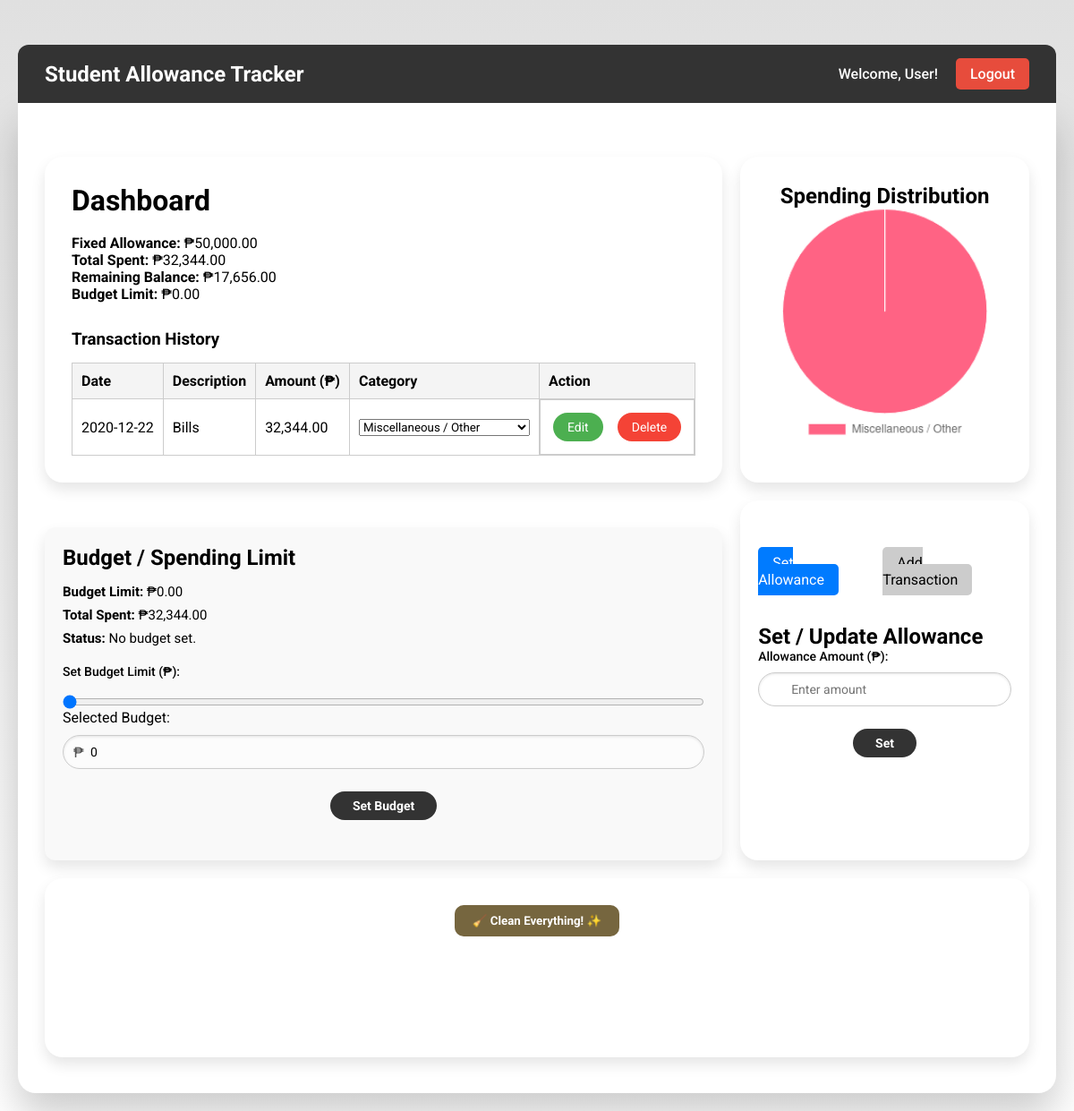
Before: /dashboard.php (signed in) with the older database file.
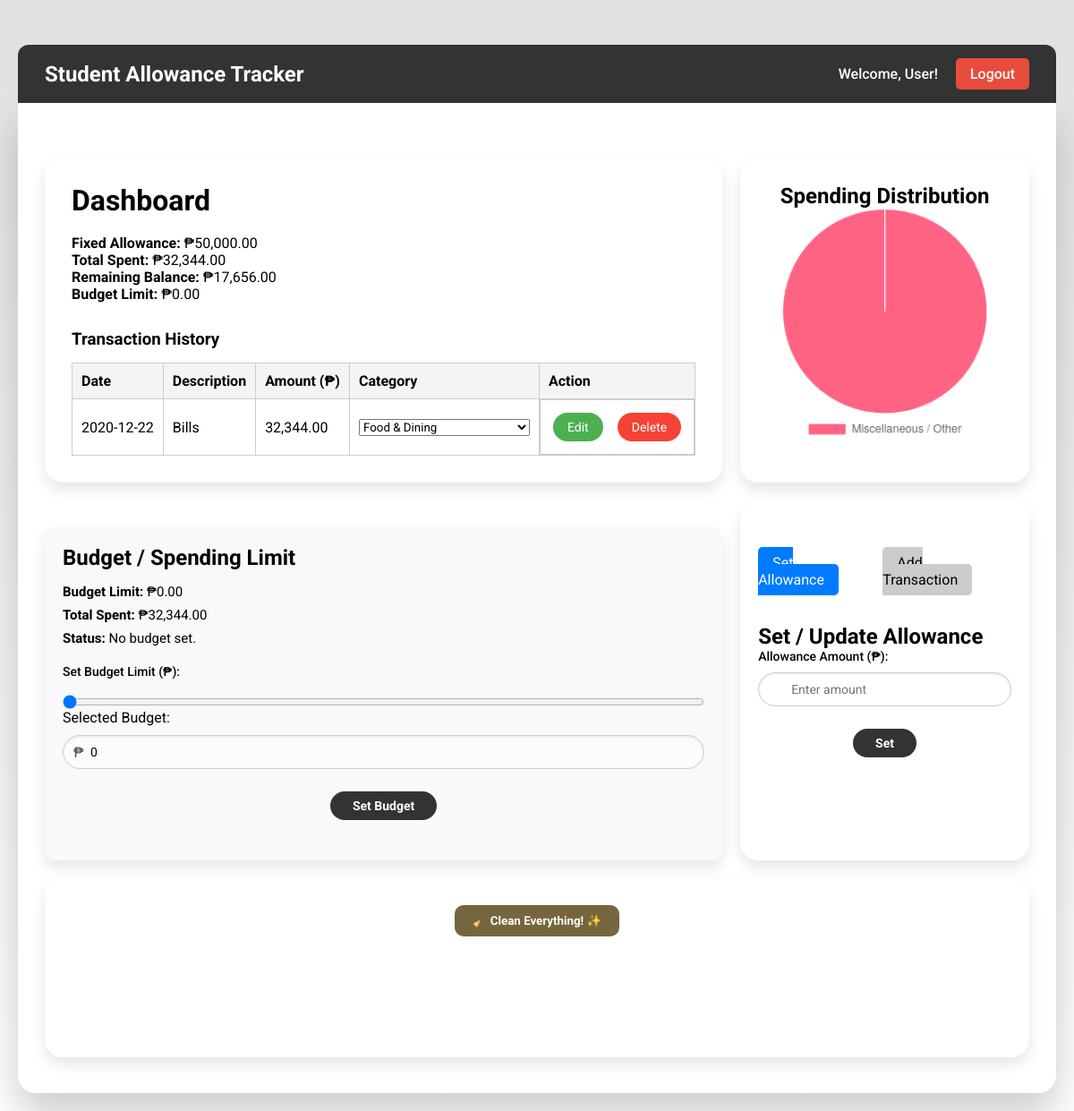
After: the same page with the newer database file.
### tables this page shows
CREATE TABLE `allowance` (
  `id` int(11) NOT NULL,
  `user_id` int(11) NOT NULL,
  `amount` decimal(10,2) NOT NULL,
  `period` enum('daily','weekly','monthly') DEFAULT 'monthly'
);

CREATE TABLE `transactions` (
  `id` int(11) NOT NULL,
  `user_id` int(11) NOT NULL,
  `date` date NOT NULL,
  `description` varchar(255) NOT NULL,
  `amount` decimal(10,2) NOT NULL,
  `category` varchar(255) NOT NULL,
  `created_at` timestamp NOT NULL DEFAULT current_timestamp()
);

### dashboard.php (the view, shortened to what this page needs)
<?php
    include_once("connect.php");
    $user_id = $_SESSION['user_id'];
    $name = $_SESSION['name'] ?? 'User';
    $result = mysqli_query($conn, "SELECT SUM(amount) AS total FROM transactions WHERE user_id = $user_id");
    $row = mysqli_fetch_assoc($result);
    $total_spent = $row['total'] ?? 0;
    $result = mysqli_query($conn, "SELECT amount FROM allowance WHERE user_id = $user_id");
    $row = mysqli_fetch_assoc($result);
    $allowance = $row['amount'] ?? 0;
    $remaining = $allowance - $total_spent;
    $result = mysqli_query($conn, "SELECT amount FROM budget WHERE user_id = $user_id");
    $row = mysqli_fetch_assoc($result);
    $budget = $row['amount'] ?? 0;
    $over_budget = ($remaining < $budget) && ($budget > 0);
?>
<!DOCTYPE html>
<html lang="en">
<head>
    <link rel="stylesheet" href="design_dashboard.css">
</head>
<body>
    <div class="pageWrapper">
        <div class="mainContainer">
            <nav class="navbar">
                <div class="logo">Student Allowance Tracker</div>
                <div class="nav-right">
                    <span class="welcome-msg">Welcome, <?php echo htmlspecialchars($name); ?>!</span>
                    <a href="logout.php" class="logout-btn">Logout</a>
                </div>
            </nav>
            <div class="container">
                <div class="gridDraggableArea" id="gridDraggable">
                    <div class="box dashboardBox">
                        <h1>Dashboard</h1> <br>
                        <div class="stats">
                            <p><strong>Fixed Allowance:</strong> ₱<?php echo number_format($allowance, 2); ?></p>
                            <p><strong>Total Spent:</strong> ₱<?php echo number_format($total_spent, 2); ?></p>
                            <p><strong>Remaining Balance:</strong> ₱<?php echo number_format($remaining, 2); ?></p>
                            <p><strong>Budget Limit:</strong> ₱<?php echo number_format($budget, 2); ?></p>
                        </div>
                        <h3 style="margin-top: 30px;">Transaction History</h3>
                        <div class="table-wrapper">
                            <table>
                                <tr>
                                    <th>Date</th>
                                    <th>Description</th>
                                    <th>Amount (₱)</th>
                                    <th>Category</th>
                                    <th>Action</th>
                                </tr>
                                <?php
                                $transactions = mysqli_query($conn, "SELECT id, date, description, amount, category FROM transactions WHERE user_id = $user_id ORDER BY date DESC");
                                if (mysqli_num_rows($transactions) > 0) {
                                    $categoryOptions = [
                                        "Food & Dining",
                                        "Transportation",
                                        "Education & School Supplies",
                                        "Personal Care & Wellness",
                                        "Entertainment & Recreation",
                                        "Medical & Health",
                                        "Utilities & Bills",
                                        "Miscellaneous / Other"
                                    ];
                                    while ($row = mysqli_fetch_assoc($transactions)) {
                                        $id = $row['id'];
                                        $date = $row['date'];
                                        $desc = $row['description'];
                                        $amount = number_format($row['amount'], 2);
                                        $category = $row['category'] ?? 'Miscellaneous / Other';
                                        $editBtn = "<button class='action-btn edit' onclick='editRow({$id})'>Edit</button>";
                                        $saveBtn = "<button class='action-btn save' onclick='saveRow({$id})' style='display:none;'>Save</button>";
                                        $deleteBtn = "<a href='delete_transaction.php?id={$id}' class='action-btn delete' onclick=\"return confirm('Are you sure you want to delete this transaction?');\">Delete</a>";
                                        echo "<tr id='row-{$id}'>
                                            <td class='date'>{$date}</td>
                                            <td class='desc'>{$desc}</td>
                                            <td class='amount'>{$amount}</td>
                                            <td class='category'>
                                                <select class='category-select' id='category-{$id}'>";
                                                    foreach ($categoryOptions as $option) {
                                                        $selected = ($category === $option) ? "selected" : "";
                                                        echo "<option value=\"{$option}\" {$selected}>{$option}</option>";
                                                    }
                                        echo "  </select>
                                            </td>
                                            <td class='action'>
                                                {$editBtn}
                                                {$saveBtn}
                                                {$deleteBtn}
                                            </td>
                                        </tr>";
                                    }
                                } else {
                                    echo "<tr><td colspan='5'>No transactions found.</td></tr>";
                                }
                                ?>
                            </table>
                        </div>
                    </div>
                    <div class="box chartBox">
                        <h2>Spending Distribution</h2>
                        <canvas id="spendingPieChart">
                        </canvas>
                    </div>
                    <div class="box budgetBox">
                        <h2>Budget / Spending Limit</h2>
                        <div class="stats">
                            <p><strong>Budget Limit:</strong> ₱<?php echo number_format($budget, 2); ?></p>
                            <p><strong>Total Spent:</strong> ₱<?php echo number_format($total_spent, 2); ?></p>
                            <p>
                                <strong>Status:</strong>
                                <?php if ($budget == 0): ?>
                                    No budget set.
                                <?php elseif ($over_budget): ?>
                                    <span style="color: red;">Over Budget</span>
                                <?php else: ?>
                                    <span style="color: green;">Within Budget</span>
                                <?php endif; ?>
                            </p>
                        </div>
                        <form method="POST" class="form" style="margin-top: 20px;">
                            <div class="inputBx">
                                <label for="budgetSlider">Set Budget Limit (₱):</label>
                                <input
                                    type="range"
                                    id="budgetSlider"
                                    name="budget_slider"
                                    min="0"
                                    max="<?php echo $allowance; ?>"
                                    step="5"
                                    value="<?php echo $budget; ?>">
                                <p>Selected Budget:</p>
                                <div class="pesoInputWrapper">
                                    <span class="peso-symbol">₱</span>
                                    <input
                                        type="number"
                                        id="budgetInput"
                                        name="budget"
                                        min="0"
                                        max="<?php echo $allowance; ?>"
                                        step="5"
                                        value="<?php echo $budget; ?>">
                                </div>
                            </div>
                            <div class="inputBx">
                                <input type="submit" value="Set Budget">
                            </div>
                        </form>
                    </div>
                    <div class="tabWrapper box">
                        <div class="tabsContainer">
                            <ul>
                                <li><a href="#setAllowanceContent" class="active">Set Allowance</a></li>
                                <li><a href="#addTransactionContent">Add Transaction</a></li>
                            </ul>
                        </div>
                        <div class="tab-content active" id="setAllowanceContent">
                            <form method="POST" class="form">
                                <h2>Set / Update Allowance</h2>
                                <div class="inputBx">
                                    <label for="amount">Allowance Amount (₱):</label>
                                    <input type="number" name="amount" step="0.01" min="0" placeholder="Enter amount" required>
                                </div>
                                <div class="inputBx">
                                    <input type="submit" value="Set">
                                </div>
                            </form>
                        </div>
                    </div>
                </div>
                    <div class="box" style="text-align: center; margin-top: 20px;">
                        <form method="POST" onsubmit="return confirm('Are you sure you want to delete all your data? This action cannot be undone.');">
                            <input type="submit" value="🧹 Clean Everything! ✨" class="clean-everything-btn">
                        </form>
                    </div>
            </div>
        </div>
    </div>
</body>
</html>

### design_dashboard.css (style rules this page uses)
* { margin: 0; padding: 0; box-sizing: border-box; font-family: 'Roboto', sans-serif; }
html, body { height: 100%; }
body { background: linear-gradient(to bottom, #e0e0e0, #ffffff); display: flex; flex-direction: column; }
.pageWrapper { display: flex; justify-content: center; width: 100%; padding: 20px; }
.mainContainer { width: 100%; max-width: 1300px; display: flex; flex-direction: column; align-items: center; margin-top: 30px; }
nav.navbar { width: 100%; display: flex; justify-content: space-between; align-items: center; background-color: #333; color: #fff; padding: 15px 30px; border-radius: 12px 12px 0 0; position: sticky; top: 0; z-index: 10; }
.navbar .logo { font-size: 1.5em; font-weight: bold; }
.nav-right { display: flex; align-items: center; gap: 20px; }
.welcome-msg { font-weight: 500; }
.logout-btn { text-decoration: none; background-color: #e74c3c; padding: 8px 16px; border-radius: 5px; color: #fff; font-weight: 500; transition: background-color 0.3s ease; }
.container { width: 100%; background: #ffffff; border-radius: 0 0 20px 20px; box-shadow: 0 25px 45px rgba(0, 0, 0, 0.2); padding: 40px 30px; position: relative; }
.table-wrapper { width: 100%; overflow-x: auto; }
table { width: 100%; border-collapse: collapse; min-width: 600px; margin-top: 15px; }
table, th, td { border: 1px solid #ccc; }
th, td { padding: 10px; text-align: left; white-space: nowrap; }
th { background-color: #f4f4f4; }
td.action { display: flex; justify-content: center; gap: 8px; }
.box { position: relative; background: #fff; border-radius: 20px; padding: 30px; box-shadow: 0 8px 16px rgba(0, 0, 0, 0.1); min-height: 200px; }
.gridDraggableArea { display: grid; grid-template-columns: repeat(2, 1fr); gap: 20px; margin: 20px 0; }
.chartBox { display: flex; flex-direction: column; align-items: center; }
.chartBox canvas { width: 100% !important; height: auto !important; }
.budgetBox { background-color: #f9f9f9; padding: 20px; border-radius: 12px; margin-top: 30px; }
.budgetBox h2 { margin-bottom: 15px; }
.budgetBox .stats p { font-size: 15px; margin: 8px 0; }
.budgetBox input[type=range] { width: 100%; margin-top: 8px; }
.inputBx { display: flex; flex-direction: column; margin-bottom: 25px; position: relative; }
.inputBx label { margin-bottom: 10px; font-weight: 500; font-size: 14px; }
.inputBx input[type="text"], .inputBx input[type="password"], .inputBx input[type="email"], .inputBx input[type="number"], .inputBx input[type="date"] { width: 100%; padding: 10px 10px 10px 36px; font-size: 14px; border: 1px solid #ccc; border-radius: 22px; background: rgba(255, 255, 255, 0.6); box-shadow: inset 0 1px 3px rgba(0, 0, 0, 0.1); }
.inputBx input[type="submit"] { width: auto; padding: 8px 25px; font-size: 14px; background: #333; color: #fff; border: none; border-radius: 22px; font-weight: bold; cursor: pointer; transition: background 0.3s ease; align-self: center; }
.pesoInputWrapper { position: relative; margin-top: 10px; }
.pesoInputWrapper input[type="number"] { width: 100%; padding-left: 30px; border-radius: 22px; border: 1px solid #ccc; background: rgba(255, 255, 255, 0.6); height: 38px; font-size: 14px; }
.pesoInputWrapper .peso-symbol { position: absolute; top: 50%; left: 12px; transform: translateY(-50%); font-size: 16px; color: #555; pointer-events: none; }
.tabWrapper { display: flex; flex-direction: column; gap: 40px; padding: 20px; }
.tabsContainer ul { display: flex; list-style: none; gap: 10px; }
.tabsContainer ul li a { text-decoration: none; padding: 8px 16px; background-color: #ccc; color: #000; border-radius: 5px; transition: background 0.3s ease; }
.tabsContainer ul li a.active { background-color: #007BFF; color: #fff; }
.tab-content { display: none; flex-direction: column; gap: 40px; }
.tab-content.active { display: flex; }
.clean-everything-btn { background-color: #76663f; color: white; padding: 10px 20px; border-radius: 10px; border: none; font-weight: bold; cursor: pointer; transition: background-color 0.3s ease; }
.action-btn { color: white; padding: 8px 16px; margin: 4px; border: none; border-radius: 22px; font-size: 14px; cursor: pointer; transition: background-color 0.3s ease; text-decoration: none; }
.action-btn.edit { background-color: #4caf50; }
.action-btn.delete { background-color: #f44336; }

Changed rows visible on the page:
changed transactions "Bills": id "Miscellaneous / Other" → "Food & Dining"
